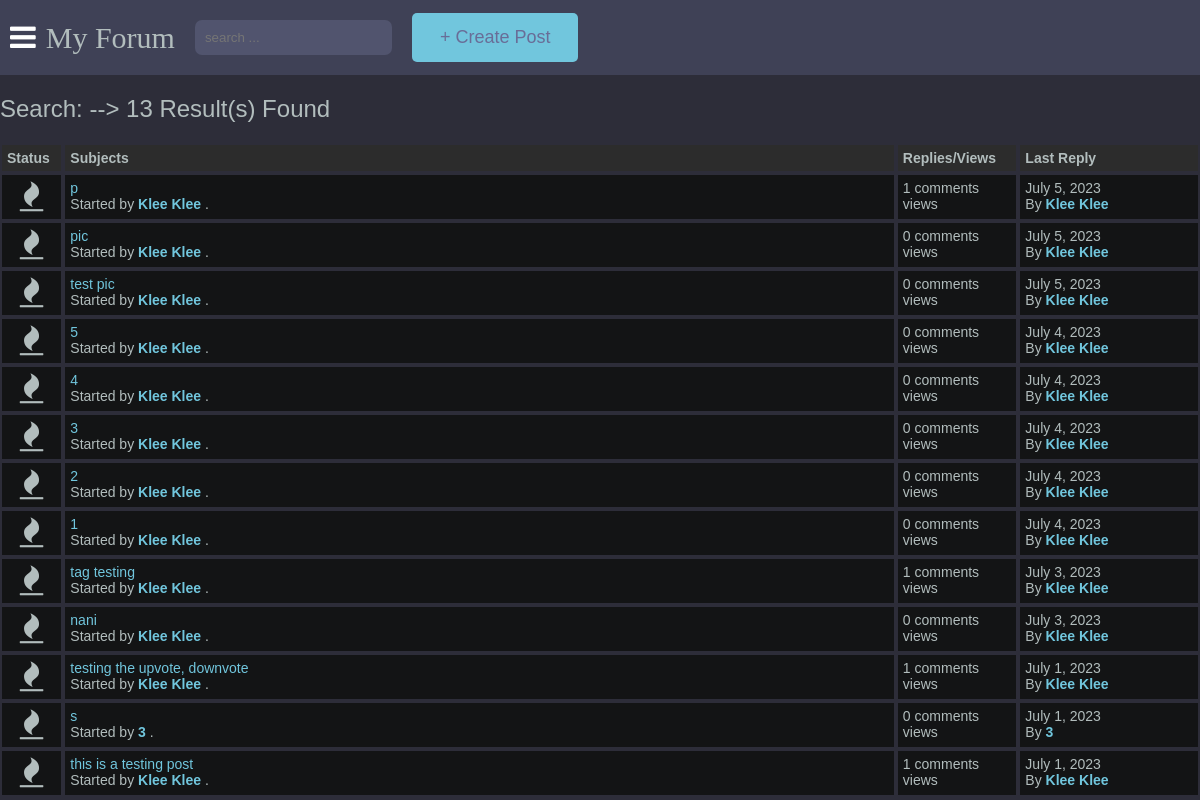
The page /search/ on the database as committed earlier.
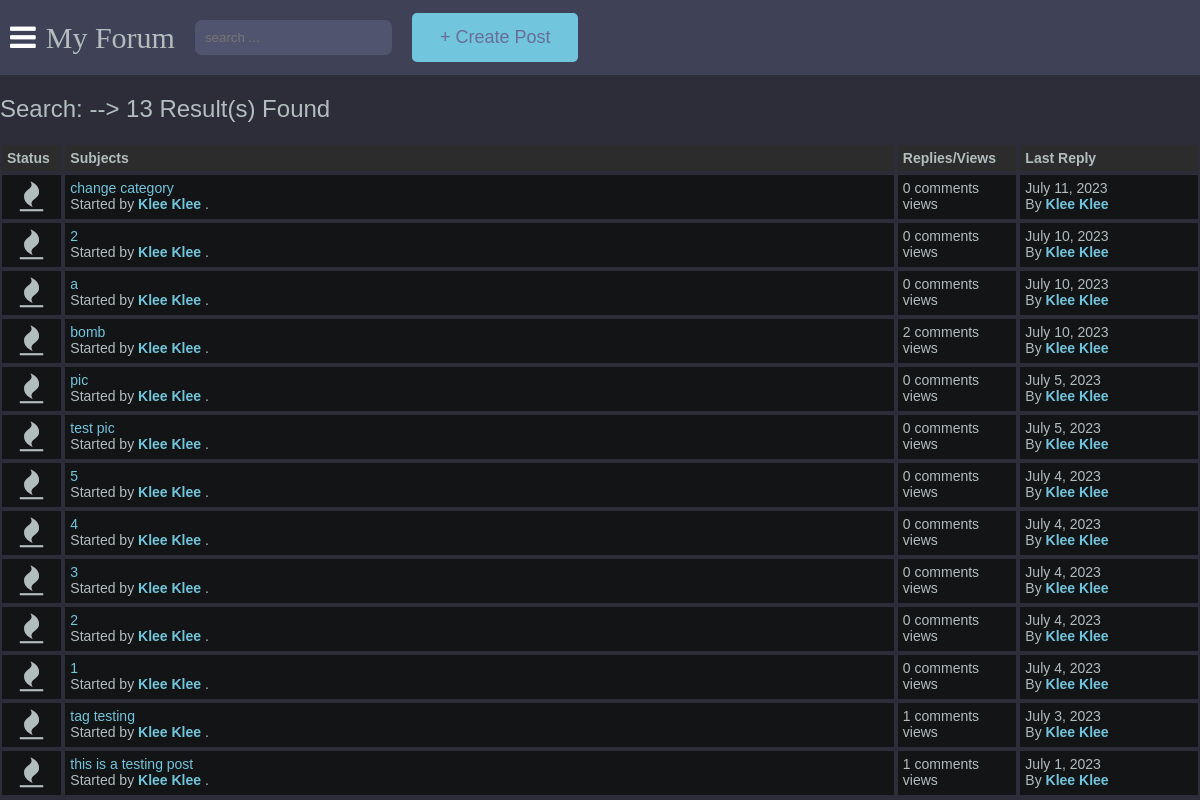
The same page on the database as committed later.
### main/models.py (models this page shows, shortened)
class Post(models.Model):
    title = models.CharField(max_length=400)
    slug = models.SlugField(max_length=400, unique=True, blank=True)
    user = models.ForeignKey(Author, on_delete=models.CASCADE)
    content = HTMLField()
    categories = models.ManyToManyField(Category)
    date = models.DateTimeField(auto_now_add=True)
    approved = models.BooleanField(default=True)
    image = models.ImageField(upload_to='post_images', blank=True, null=True)
    hit_count_generic = GenericRelation(HitCount, object_id_field='object_pk',
        related_query_name='hit_count_generic_relation'
    )
    tags = TaggableManager()
    comments = models.ManyToManyField(Comment, blank=True)
    def get_url(self):
        return reverse("detail", kwargs={
            "slug":self.slug
        })
    class Meta:
        ordering = ['-date']
    @property
    def num_comments(self):
        return self.comments.count()
    @property
    def last_reply(self):
        return self.comments.latest("date")

class Author(models.Model):
    user = models.ForeignKey(User, on_delete=models.CASCADE)
    fullname = models.CharField(max_length=40, blank=True)
    slug = models.SlugField(max_length=400, unique=True, blank=True)
    bio = HTMLField()
    points = models.IntegerField(default=0)
    profile_pic = ResizedImageField(size=[400, 400], quality=100, upload_to="authors", default="defaults/default_profile_pic.jpg", null=True, blank=False)

class Comment(models.Model):
    user = models.ForeignKey(Author, on_delete=models.CASCADE)
    content = models.TextField()
    date = models.DateTimeField(auto_now_add=True)
    replies = models.ManyToManyField(Reply, blank=True)

### register/checkprofile.py (the view)
    def decorated_view_func(request, *args, **kwargs):
        if not check_profile_completion(request.user):
            return redirect('update_profile')
        return view_func(request, *args, **kwargs)

### main/views.py (called while the page is built)
@profile_completion_required
def search_result(request):
    query = request.GET.get('query', '')
    results = Post.objects.filter(title__icontains=query)
    context = {
        'query': query,
        'objects': results
    }
    return render(request, 'search.html', context)

### register/checkprofile.py (called while the page is built)
def profile_completion_required(view_func):
    def check_profile_completion(user):
        if not user.is_authenticated:
            return True
        try:
            author = Author.objects.get(user=user)
            return author.fullname and author.bio
        except Author.DoesNotExist:
            return False
    def decorated_view_func(request, *args, **kwargs):
        if not check_profile_completion(request.user):
            return redirect('update_profile')
        return view_func(request, *args, **kwargs)
    return decorated_view_func

### templates/search.html (shortened to what this page needs)
{% extends 'base.html' %}
{% load hitcount_tags %}
{% block content %}
    <div class="container1">
        <div class="navigate">
            <span>Search: {{ query }} --> {{ objects|length }} Result(s) Found</span>
        </div>
        <div class="posts-table">
            <div class="table-head">
                <div class="status">Status</div>
                <div class="subjects">Subjects</div>
                <div class="replies">Replies/Views</div>
                <div class="last-reply">Last Reply</div>
            </div>
            {% for post in objects %}
                <div class="table-row">
                    <div class="status"><i class="fa fa-fire"></i></div>
                    <div class="subjects">
                        <a href="{{ post.get_url }}">{{ post.title }}</a>
                        <br>
                        <span>Started by <b><a href="">{{ post.user.fullname|title }}</a></b> .</span>
                    </div>
                    <div class="replies">
                        {{ post.num_comments }} comments <br>
                        {% get_hit_count for post %} views
                    </div>
                    {% if post.last_reply %}
                        <div class="last-reply">
                            {{ post.last_reply.date|date }}
                            <br>By <b><a href="">{{ post.last_reply.user.fullname|title }}</a></b>
                        </div>
                    {% else %}
                        <div class="last-reply">
                            {{ post.date|date }}
                            <br>By <b><a href="">{{ post.user.fullname|title }}</a></b>
                        </div>
                    {% endif %}
                </div>
            {% endfor %}
        </div>
    </div>
{% endblock content %}

Rows that differ between the two databases and show on the page:
removed Post: title "nani", user.fullname "Klee Klee", num_comments "0", date "July 3, 2023"
removed Post: title "testing the upvote, downvote", user.fullname "Klee Klee", num_comments "1", last_reply "July 1, 2023", last_reply.user.fullname "Klee Klee"
removed Post: title "s", user.fullname "3", num_comments "0", date "July 1, 2023"
added Post: title "change category", user.fullname "Klee Klee", num_comments "0", date "July 11, 2023"
added Post: title "2", user.fullname "Klee Klee", num_comments "0", date "July 10, 2023"
added Post: title "a", user.fullname "Klee Klee", num_comments "0", date "July 10, 2023"
changed Post: title "p" → "bomb"; num_comments "1" → "2"; last_reply "July 5, 2023" → "July 10, 2023"
